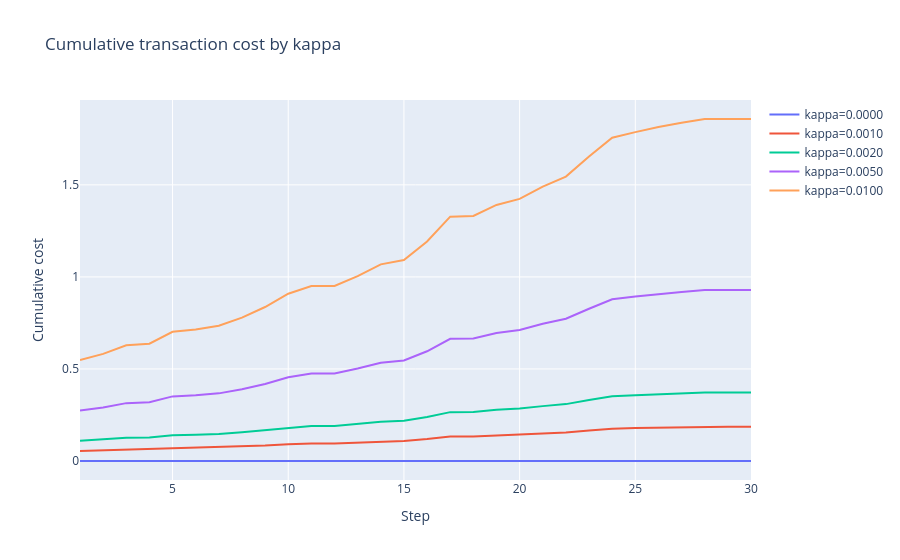

Source (notebook cell):
### Markdown cell above
## 5. Transaction Cost Impact

A proportional transaction cost penalises changes in hedge ratio. Higher `kappa` makes frequent rebalancing more expensive.

### Code cell
kappa_levels = [0.0, kappa, 2 * kappa, 5 * kappa, 10 * kappa]
fig = go.Figure()
final_costs = []
for kappa_level in kappa_levels:
    hedge_pos = 0.0
    running_cost = 0.0
    running_costs = []
    for step in range(n_steps):
        tau_prev = max((n_steps - step) * dt, 1e-8)
        target_hedge = float(call_delta(one_path[step], K, r, sigma, tau_prev))
        trade = target_hedge - hedge_pos
        running_cost += float(proportional_cost(trade, one_path[step], kappa_level))
        hedge_pos = target_hedge
        running_costs.append(running_cost)
    final_costs.append(running_cost)
    fig.add_trace(go.Scatter(x=steps[1:], y=running_costs, name=f"kappa={kappa_level:.4f}"))
fig.update_layout(title="Cumulative transaction cost by kappa", xaxis_title="Step", yaxis_title="Cumulative cost")
print("Final costs: " + ", ".join(f"{cost:.4f}" for cost in final_costs))
fig.show()

### Figure 1 — Plotly figure (JSON) as saved in the notebook; plotly's stock layout.template omitted (floating-point values rounded to 4 significant figures)
{"data": [{"name": "kappa=0.0000", "type": "scatter", "x": [1, 2, 3, 4, 5, 6, 7, 8, 9, 10, 11, 12, 13, 14, 15, 16, 17, 18, 19, 20, 21, 22, 23, 24, 25, 26, 27, 28, 29, 30], "y": [0.0, 0.0, 0.0, 0.0, 0.0, 0.0, 0.0, 0.0, 0.0, 0.0, 0.0, 0.0, 0.0, 0.0, 0.0, 0.0, 0.0, 0.0, 0.0, 0.0, 0.0, 0.0, 0.0, 0.0, 0.0, 0.0, 0.0, 0.0, 0.0, 0.0]}, {"name": "kappa=0.0010", "type": "scatter", "x": [1, 2, 3, 4, 5, 6, 7, 8, 9, 10, 11, 12, 13, 14, 15, 16, 17, 18, 19, 20, 21, 22, 23, 24, 25, 26, 27, 28, 29, 30], "y": [0.05481, 0.05818, 0.06288, 0.06374, 0.07019, 0.07139, 0.07347, 0.07786, 0.08364, 0.09088, 0.09505, 0.09509, 0.1004, 0.1068, 0.1092, 0.1192, 0.1327, 0.1331, 0.1391, 0.1424, 0.149, 0.1545, 0.1654, 0.1756, 0.1787, 0.1815, 0.1837, 0.1857, 0.1858, 0.1858]}, {"name": "kappa=0.0020", "type": "scatter", "x": [1, 2, 3, 4, 5, 6, 7, 8, 9, 10, 11, 12, 13, 14, 15, 16, 17, 18, 19, 20, 21, 22, 23, 24, 25, 26, 27, 28, 29, 30], "y": [0.1096, 0.1164, 0.1258, 0.1275, 0.1404, 0.1428, 0.1469, 0.1557, 0.1673, 0.1818, 0.1901, 0.1902, 0.2008, 0.2137, 0.2184, 0.2385, 0.2654, 0.2662, 0.2782, 0.2847, 0.2981, 0.309, 0.3308, 0.3513, 0.3573, 0.3629, 0.3674, 0.3715, 0.3716, 0.3716]}, {"name": "kappa=0.0050", "type": "scatter", "x": [1, 2, 3, 4, 5, 6, 7, 8, 9, 10, 11, 12, 13, 14, 15, 16, 17, 18, 19, 20, 21, 22, 23, 24, 25, 26, 27, 28, 29, 30], "y": [0.274, 0.2909, 0.3144, 0.3187, 0.3509, 0.3569, 0.3674, 0.3893, 0.4182, 0.4544, 0.4753, 0.4754, 0.502, 0.5341, 0.546, 0.5961, 0.6636, 0.6655, 0.6955, 0.7119, 0.7452, 0.7725, 0.8269, 0.8782, 0.8933, 0.9073, 0.9184, 0.9287, 0.9289, 0.9289]}, {"name": "kappa=0.0100", "type": "scatter", "x": [1, 2, 3, 4, 5, 6, 7, 8, 9, 10, 11, 12, 13, 14, 15, 16, 17, 18, 19, 20, 21, 22, 23, 24, 25, 26, 27, 28, 29, 30], "y": [0.5481, 0.5818, 0.6288, 0.6374, 0.7019, 0.7139, 0.7347, 0.7786, 0.8364, 0.9088, 0.9505, 0.9509, 1.004, 1.068, 1.092, 1.192, 1.327, 1.331, 1.391, 1.424, 1.49, 1.545, 1.654, 1.756, 1.787, 1.815, 1.837, 1.857, 1.858, 1.858]}], "layout": {"title": {"text": "Cumulative transaction cost by kappa"}, "xaxis": {"title": {"text": "Step"}}, "yaxis": {"title": {"text": "Cumulative cost"}}}}
